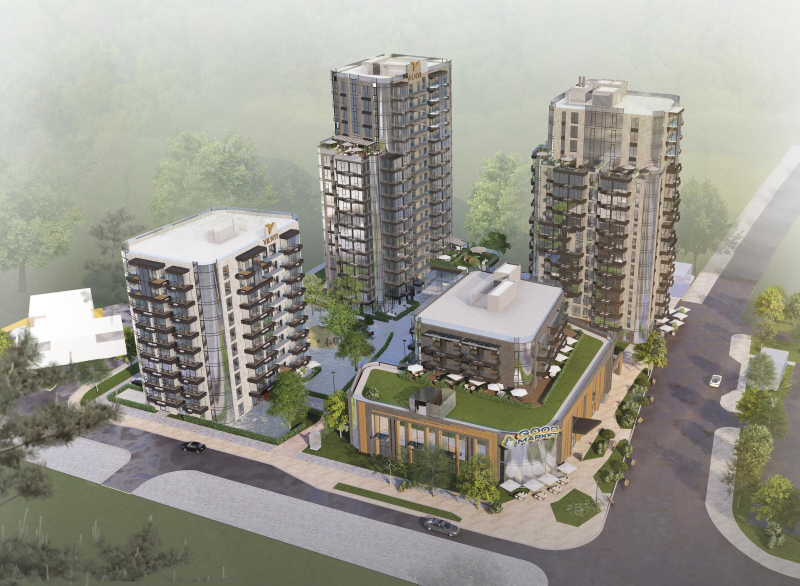
#> input picture assets/gallery/aerial-southeast.jpg, 2400 x 1757 px (shown at 1/3 size)
$ python make-og.py
#> lines starting #> are read from the running program, lines starting #| are printed output that depends on the picture
#!/usr/bin/env python3
"""Open Graph / Twitter card images (1200 x 630 JPEG) cropped from the site's own renders and construction photos.
Run locally when a source image changes: python3 site/seo-bot/make-og.py  (needs Pillow). Also writes seo-bot/images.json
(intrinsic sizes of the page images, so the static pages can set width/height and avoid layout shift)."""
import json, os, sys
from PIL import Image
SITE = os.path.abspath(os.path.join(os.path.dirname(__file__), '..'))
OG = {  # key -> source image (renders / photo of the site itself)
    'home': 'assets/gallery/aerial-southeast.jpg', 'apartments': 'assets/gallery/night-corner-view.jpg',
    'b1': 'assets/gallery/street-east-buildings-2-1.jpg', 'b2': 'assets/gallery/commercial-podium-corner.jpg',
    'b3': 'assets/gallery/tower-and-spa.jpg', 'b4': 'assets/gallery/street-south-buildings-4-2.jpg',
    'location': 'assets/gallery/day-corner-view.jpg', 'parking': 'assets/gallery/aerial-south.jpg',
    'progress': 'assets/progress/2026-09-b1-1.jpg',
}
def crop(src, dst, W=1200, H=630):
#> called with src = 'assets/gallery/aerial-southeast.jpg', dst = 'assets/og/home.jpg', W = 1200, H = 630
    im = Image.open(os.path.join(SITE, src)).convert('RGB'); w, h = im.size
#> in crop, im is the input picture: PIL image 2400x1757 RGB; mean R, G, B 153.2, 152, 141.6
#> after `w, h = im.size`: w = 2400; h = 1757
    s = max(W / w, H / h); im = im.resize((round(w * s), round(h * s)), Image.LANCZOS); w, h = im.size
#> after `s = max(W / w, H / h)`: s = 0.5
#> after `w, h = im.size`: w = 1200; h = 878
    x, y = (w - W) // 2, (h - H) // 2
#> x = 0; y = 124
    im.crop((x, y, x + W, y + H)).save(os.path.join(SITE, dst), 'JPEG', quality=82, optimize=True, progressive=True)
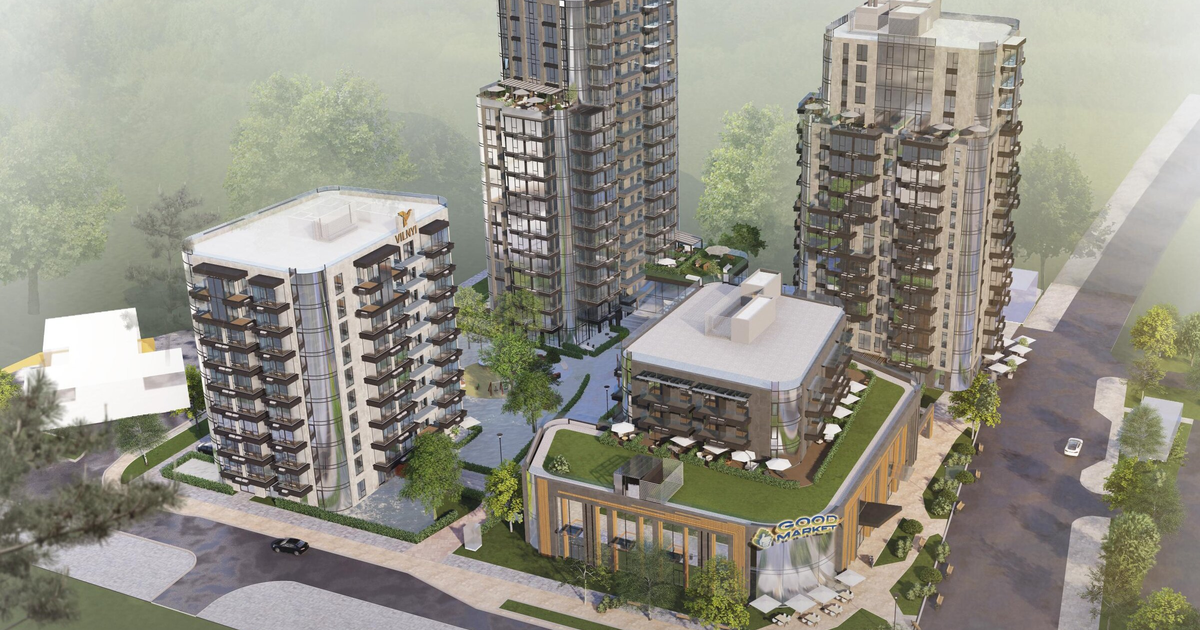
#> saved as home.jpg: PIL image 1200x630 RGB; mean R, G, B 147.7, 145.5, 134
sizes = {}
for k, src in OG.items():
    crop(src, f'assets/og/{k}.jpg')
#> pass 2 of the loop `for k, src in OG.items():`:
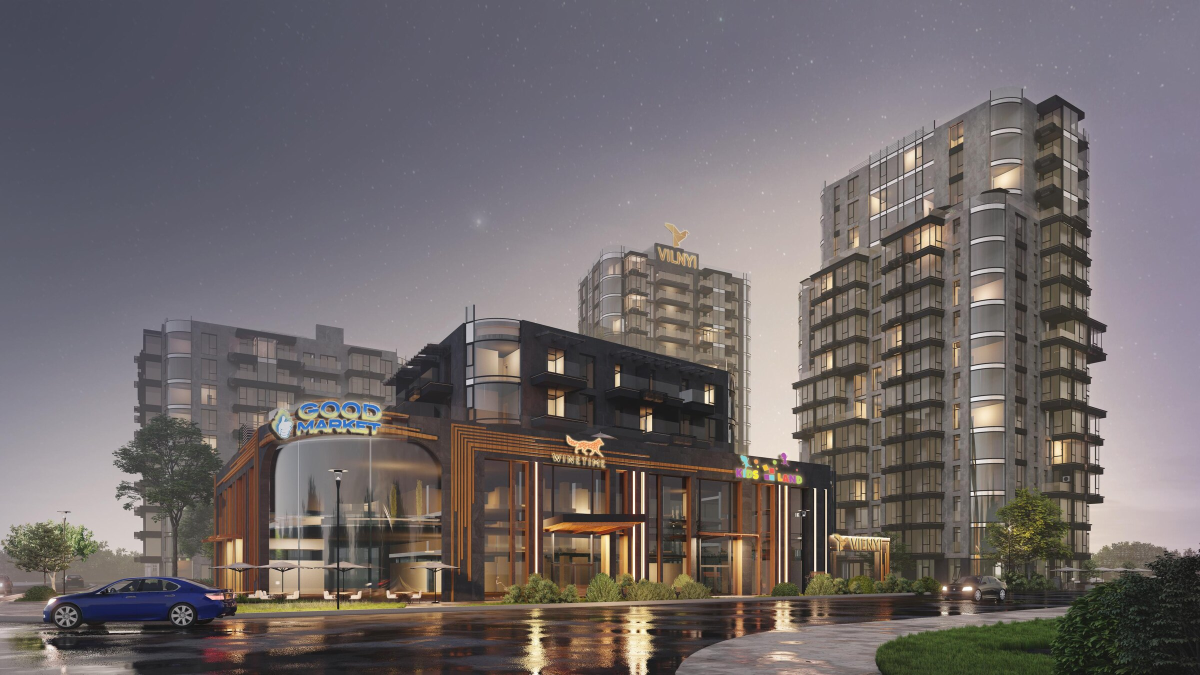
#> input picture assets/gallery/night-corner-view.jpg, 2400 x 1350 px (shown at 1/2 size)
#> in crop, im is the input picture: PIL image 2400x1350 RGB; mean R, G, B 112.3, 105.1, 105.8
#> in crop (call 2), `im = im.resize((round(w * s), round(h * s)), Image.LANCZOS)`:
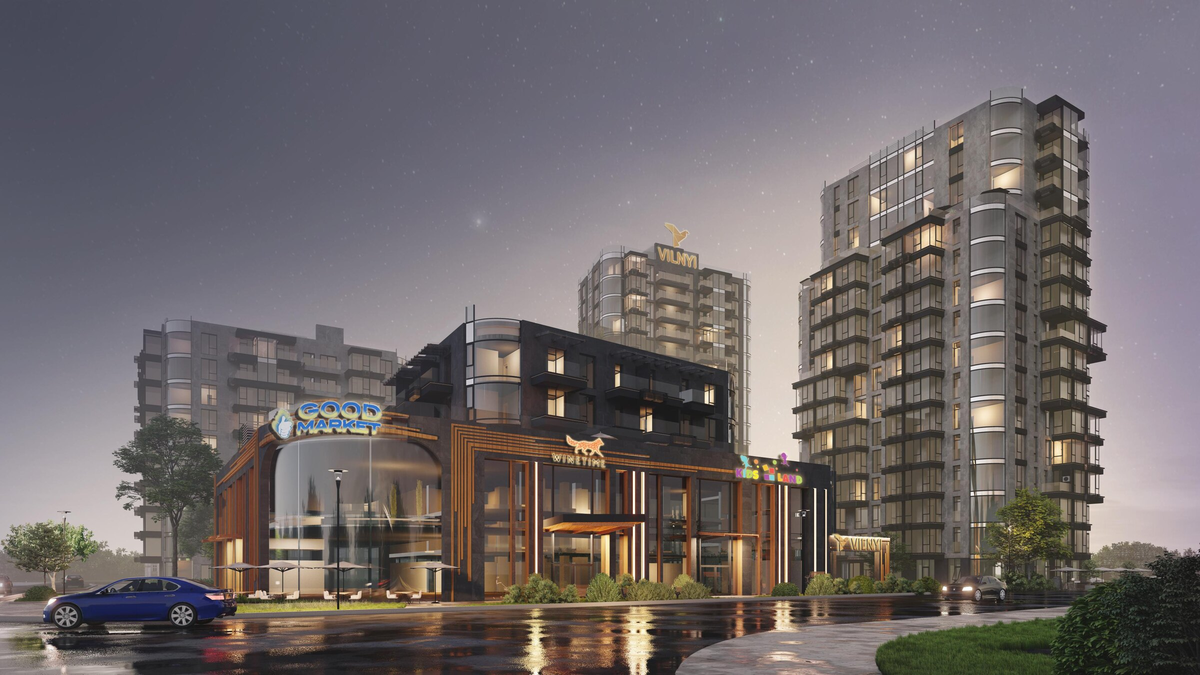
#> im: PIL image 1200x675 RGB; mean R, G, B 112.3, 105.1, 105.8
#> in crop (call 2), `im.crop((x, y, x + W, y + H)).save(os.path.join(SITE, dst), 'JPEG', qu..`:
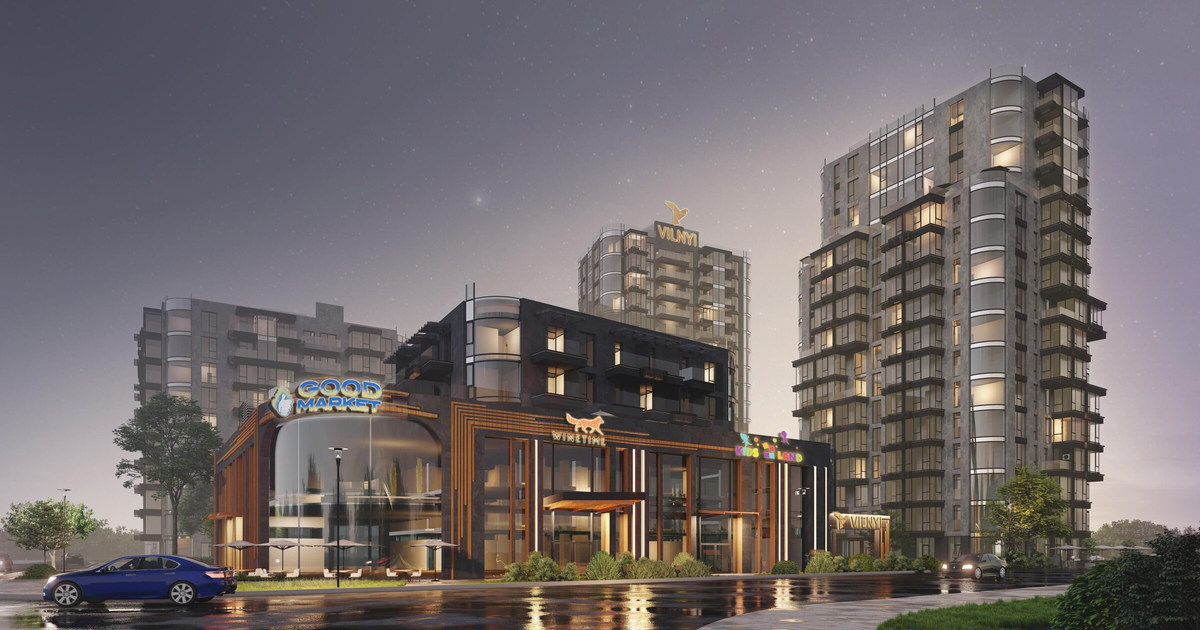
#> saved as apartments.jpg: PIL image 1200x630 RGB; mean R, G, B 113.8, 106.4, 106.9
#> (the run stopped early here; a loop or call above may not have finished)
